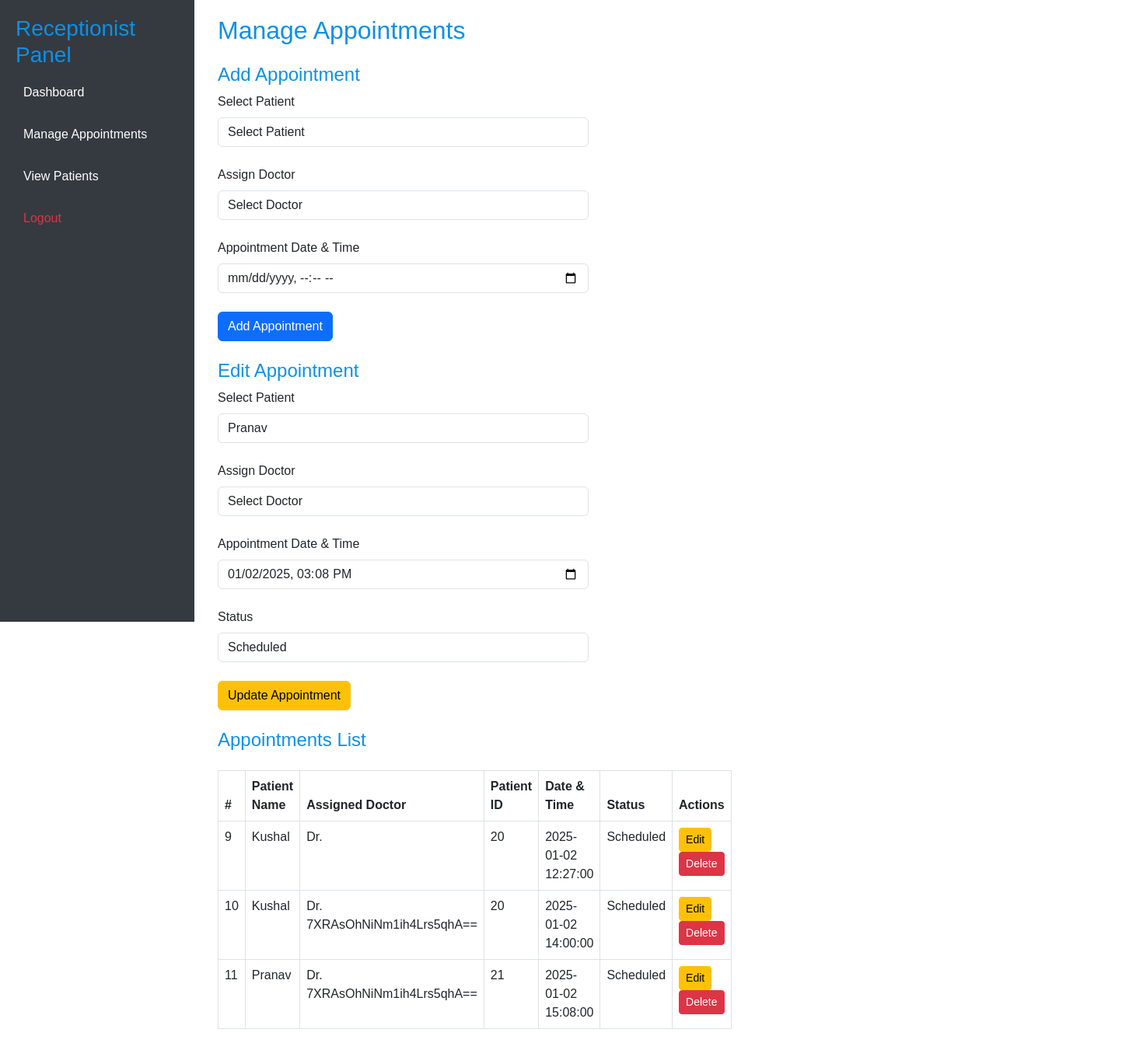
/manage_appointments.php?edit=11 (signed in), run on the app's committed database.
### tables this page shows
CREATE TABLE `appointments` (
  `appointment_id` int(11) NOT NULL,
  `patient_id` int(11) DEFAULT NULL,
  `date` datetime DEFAULT NULL,
  `appointment_time` time DEFAULT NULL,
  `doctor_username` varchar(255) DEFAULT NULL,
  `status` enum('Scheduled','Completed','Cancelled') DEFAULT NULL,
  `created_at` timestamp NOT NULL DEFAULT current_timestamp(),
  `updated_at` timestamp NOT NULL DEFAULT current_timestamp() ON UPDATE current_timestamp()
);

CREATE TABLE `patients` (
  `patient_id` int(11) NOT NULL,
  `patient_name` varchar(255) NOT NULL,
  `age` int(11) DEFAULT NULL,
  `gender` enum('Male','Female','Other') DEFAULT NULL,
  `contact_info` varchar(255) DEFAULT NULL,
  `status` enum('Indoor','Outdoor') DEFAULT NULL,
  `created_at` timestamp NOT NULL DEFAULT current_timestamp(),
  `updated_at` timestamp NOT NULL DEFAULT current_timestamp() ON UPDATE current_timestamp(),
  `phone_number` varchar(15) DEFAULT NULL,
  `email` varchar(255) DEFAULT NULL
);

CREATE TABLE `users` (
  `id` int(11) NOT NULL,
  `username` varchar(255) NOT NULL,
  `password_hash` varchar(255) NOT NULL,
  `role` enum('Admin','Doctor','Pharmacist','Receptionist') NOT NULL,
  `created_at` timestamp NOT NULL DEFAULT current_timestamp(),
  `updated_at` timestamp NOT NULL DEFAULT current_timestamp() ON UPDATE current_timestamp(),
  `email` varchar(255) NOT NULL,
  `phone` varchar(255) NOT NULL,
  `reset_token` varchar(255) DEFAULT NULL,
  `reset_token_expiry` datetime DEFAULT NULL
);

### manage_appointments.php (the view, shortened to what this page needs)
<?php
require 'db.php';
$stmt = $pdo->query("SELECT appointments.*, patients.patient_name, users.username AS doctor_username FROM appointments LEFT JOIN patients ON appointments.patient_id = patients.patient_id LEFT JOIN users ON appointments.doctor_username = users.username ORDER BY date ASC");
$appointments = $stmt->fetchAll();
$patients_stmt = $pdo->query("SELECT * FROM patients");
$patients = $patients_stmt->fetchAll();
if (isset($_GET['edit'])) {
    $appointment_id = $_GET['edit'];
    $stmt = $pdo->prepare("SELECT * FROM appointments WHERE appointment_id = :appointment_id");
    $stmt->execute([':appointment_id' => $appointment_id]);
    $appointment = $stmt->fetch();
}
?>
<!DOCTYPE html>
<html lang="en">
<head>
    <link href="https://cdn.jsdelivr.net/npm/bootstrap@5.3.0-alpha1/dist/css/bootstrap.min.css" rel="stylesheet">
</head>
<body>
    <div class="container-fluid">
        <div class="row">
            <div class="sidebar">
                <h3>Receptionist Panel</h3>
                <a href="receptionist_dashboard.php">Dashboard</a>
                <a href="manage_appointments.php">Manage Appointments</a>
                <a href="view_patients.php">View Patients</a>
                <a href="plogout.php" class="text-danger">Logout</a>
            </div>
            <div class="main-content">
                <div class="col-md-4">
                    <h2>Manage Appointments</h2>
                    <h4 class="mt-4">Add Appointment</h4>
                    <form method="POST">
                        <div class="mb-4">
                            <label for="patient_id" class="form-label">Select Patient</label>
                            <select name="patient_id" class="form-control" required>
                                <option value="">Select Patient</option>
                            </select>
                        </div>
                        <div class="mb-4">
                            <label for="doctor_id" class="form-label">Assign Doctor</label>
                            <select name="doctor_id" class="form-control" required>
                                <option value="">Select Doctor</option>
                            </select>
                        </div>
                        <div class="mb-4">
                            <label for="date" class="form-label">Appointment Date & Time</label>
                            <input type="datetime-local" name="date" class="form-control" required>
                        </div>
                        <button type="submit" name="add_appointment" class="btn btn-primary">Add Appointment</button>
                    </form>
                    <?php if (isset($appointment)): ?>
                        <h4 class="mt-4">Edit Appointment</h4>
                        <form method="POST">
                            <div class="mb-4">
                                <label for="patient_id" class="form-label">Select Patient</label>
                                <select name="patient_id" class="form-control" required>
                                    <?php foreach ($patients as $patient): ?>
                                        <option value="<?php echo $patient['patient_id']; ?>" <?php echo $appointment['patient_id'] == $patient['patient_id'] ? 'selected' : ''; ?>>
                                            <?php echo $patient['patient_name']; ?>
                                        </option>
                                    <?php endforeach; ?>
                                </select>
                            </div>
                            <div class="mb-4">
                            <label for="doctor_id" class="form-label">Assign Doctor</label>
                            <select name="doctor_id" class="form-control" required>
                                <option value="">Select Doctor</option>
                            </select>
                            </div>
                            <div class="mb-4">
                                <label for="date" class="form-label">Appointment Date & Time</label>
                                <input type="datetime-local" name="date" class="form-control" value="<?php echo $appointment['date']; ?>" required>
                            </div>
                            <div class="mb-4">
                                <label for="status" class="form-label">Status</label>
                                <select name="status" class="form-control" required>
                                    <option value="Scheduled" <?php echo $appointment['status'] == 'Scheduled' ? 'selected' : ''; ?>>Scheduled</option>
                                </select>
                            </div>
                            <button type="submit" name="update_appointment" class="btn btn-warning">Update Appointment</button>
                        </form>
                    <?php endif; ?>
                    <h4 class="mt-4">Appointments List</h4>
                    <table class="table table-bordered mt-4">
                        <thead>
                            <tr>
                                <th>#</th>
                                <th>Patient Name</th>
                                <th>Assigned Doctor</th>
                                <th>Patient ID</th>
                                <th>Date & Time</th>
                                <th>Status</th>
                                <th>Actions</th>
                            </tr>
                        </thead>
                        <tbody>
                            <?php foreach ($appointments as $appointment): ?>
                                <tr>
                                    <td><?php echo $appointment['appointment_id']; ?></td>
                                    <td><?php echo $appointment['patient_name']; ?></td>
                                    <td>Dr. <?php echo $appointment['doctor_username']; ?></td>
                                    <td><?php echo $appointment['patient_id']; ?></td>
                                    <td><?php echo $appointment['date']; ?></td>
                                    <td><?php echo $appointment['status']; ?></td>
                                    <td>
                                        <a href="manage_appointments.php?edit=<?php echo $appointment['appointment_id']; ?>" class="btn btn-warning btn-sm">Edit</a>
                                        <a href="manage_appointments.php?delete=<?php echo $appointment['appointment_id']; ?>" class="btn btn-danger btn-sm">Delete</a>
                                    </td>
                                </tr>
                            <?php endforeach; ?>
                        </tbody>
                    </table>
                </div>
            </div>
        </div>
    </div>
</body>
</html>

### manage_appointments.php (style rules this page uses)
body { font-family: Arial, sans-serif; }
h2, h3, h4 { color: rgb(13, 144, 232); }
.sidebar { height: 100vh; width: 250px; background: #343a40; color: white; position: fixed; padding: 20px; }
.sidebar a { color: white; text-decoration: none; padding: 10px; display: block; margin: 10px 0; }
.main-content { margin-left: 260px; padding: 20px; }

### data on the page
appointments: patient_id "Pranav", date "01/02/2025 15:08", status "Scheduled", appointment_id "11", patient.patient_name "Pranav", users.username "7XRAsOhNiNm1ih4Lrs5qhA==", patient "21", date "2025-01-02 15:08:00"
appointments: appointment_id "9", patient.patient_name "Kushal", patient "20", date "2025-01-02 12:27:00", status "Scheduled"
appointments: appointment_id "10", patient.patient_name "Kushal", users.username "7XRAsOhNiNm1ih4Lrs5qhA==", patient "20", date "2025-01-02 14:00:00", status "Scheduled"
